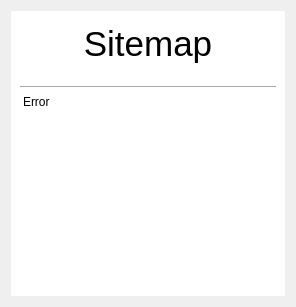
      <widget class="QWidget" name="Sitemap">
       <layout class="QGridLayout" name="gridLayout_6">
        <item row="0" column="0">
         <widget class="QWidget" name="widget_6" native="true">
          <property name="styleSheet">
           <string notr="true">color:black;
background-color:white;
</string>
          </property>
          <layout class="QVBoxLayout" name="verticalLayout_7">
           <item>
            <widget class="QTextEdit" name="SiteTitle">
             <property name="sizePolicy">
              <sizepolicy hsizetype="Expanding" vsizetype="Fixed">
               <horstretch>0</horstretch>
               <verstretch>1</verstretch>
              </sizepolicy>
             </property>
             <property name="maximumSize">
              <size>
               <width>16777215</width>
               <height>60</height>
              </size>
             </property>
             <property name="styleSheet">
              <string notr="true">color:black;
border:0;
font: 9pt &quot;Calibri&quot;;</string>
             </property>
             <property name="readOnly">
              <bool>true</bool>
             </property>
             <property name="html">
              <string>&lt;!DOCTYPE HTML PUBLIC &quot;-//W3C//DTD HTML 4.0//EN&quot; &quot;http://www.w3.org/TR/REC-html40/strict.dtd&quot;&gt;
&lt;html&gt;&lt;head&gt;&lt;meta name=&quot;qrichtext&quot; content=&quot;1&quot; /&gt;&lt;meta charset=&quot;utf-8&quot; /&gt;&lt;style type=&quot;text/css&quot;&gt;
p, li { white-space: pre-wrap; }
hr { height: 1px; border-width: 0; }
li.unchecked::marker { content: &quot;\2610&quot;; }
li.checked::marker { content: &quot;\2612&quot;; }
&lt;/style&gt;&lt;/head&gt;&lt;body style=&quot; font-family:'Calibri'; font-size:9pt; font-weight:400; font-style:normal;&quot;&gt;
&lt;p align=&quot;center&quot; style=&quot; margin-top:0px; margin-bottom:0px; margin-left:0px; margin-right:0px; -qt-block-indent:0; text-indent:0px;&quot;&gt;&lt;span style=&quot; font-family:'Segoe UI'; font-size:26pt;&quot;&gt;Sitemap&lt;/span&gt;&lt;/p&gt;&lt;/body&gt;&lt;/html&gt;</string>
             </property>
            </widget>
           </item>
           <item>
            <widget class="Line" name="SiteLin">
             <property name="sizePolicy">
              <sizepolicy hsizetype="Minimum" vsizetype="Fixed">
               <horstretch>0</horstretch>
               <verstretch>1</verstretch>
              </sizepolicy>
             </property>
             <property name="styleSheet">
              <string notr="true">border-bottom:0;
border-left:0;
border-right:0;</string>
             </property>
             <property name="orientation">
              <enum>Qt::Orientation::Horizontal</enum>
             </property>
            </widget>
           </item>
           <item>
            <widget class="QListWidget" name="SiteList">
             <property name="styleSheet">
              <string notr="true">border:0;
color:black;</string>
             </property>
             <item>
              <property name="text">
               <string>Error</string>
              </property>
             </item>
            </widget>
           </item>
          </layout>
         </widget>
        </item>
       </layout>
      </widget>
